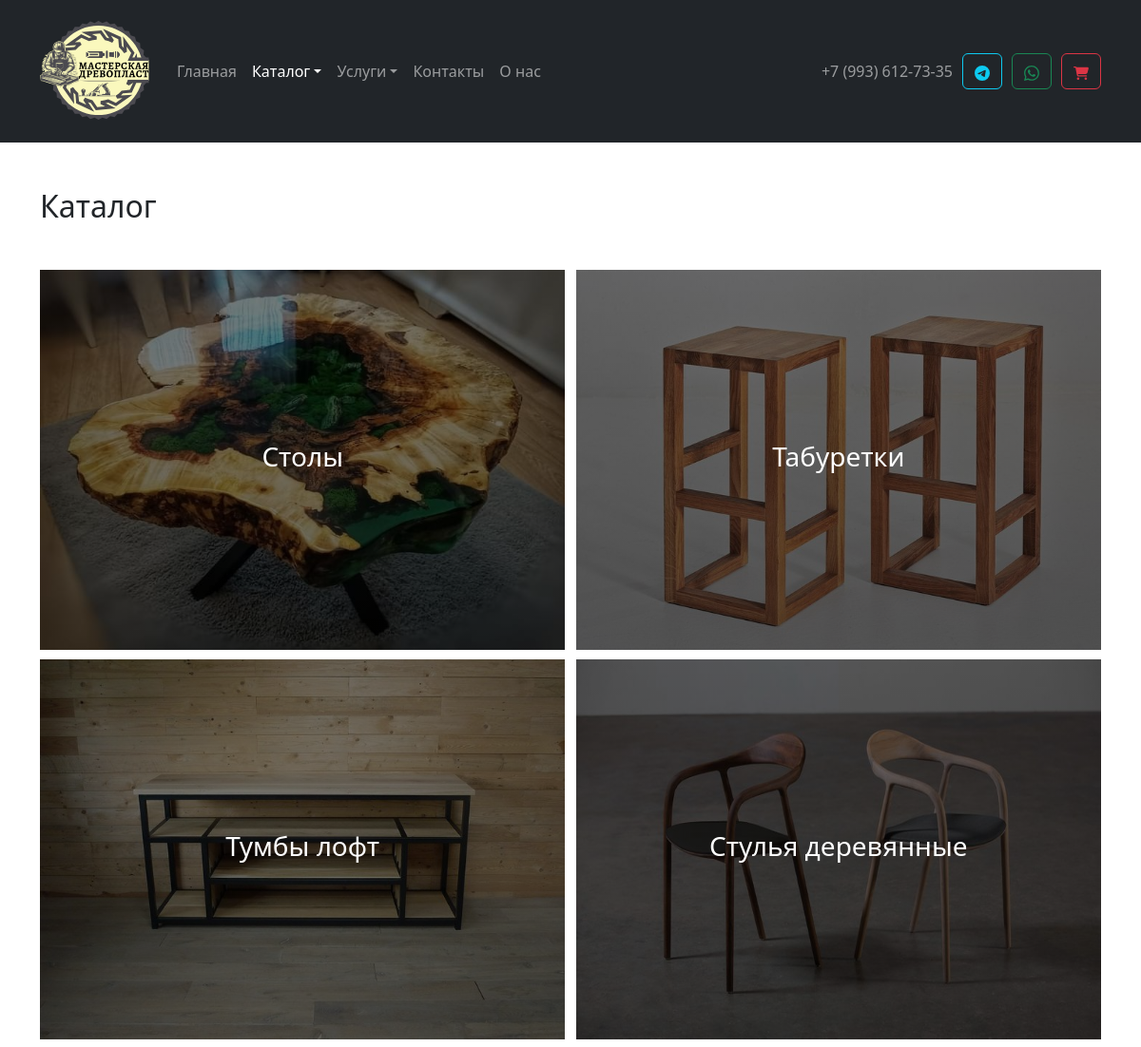
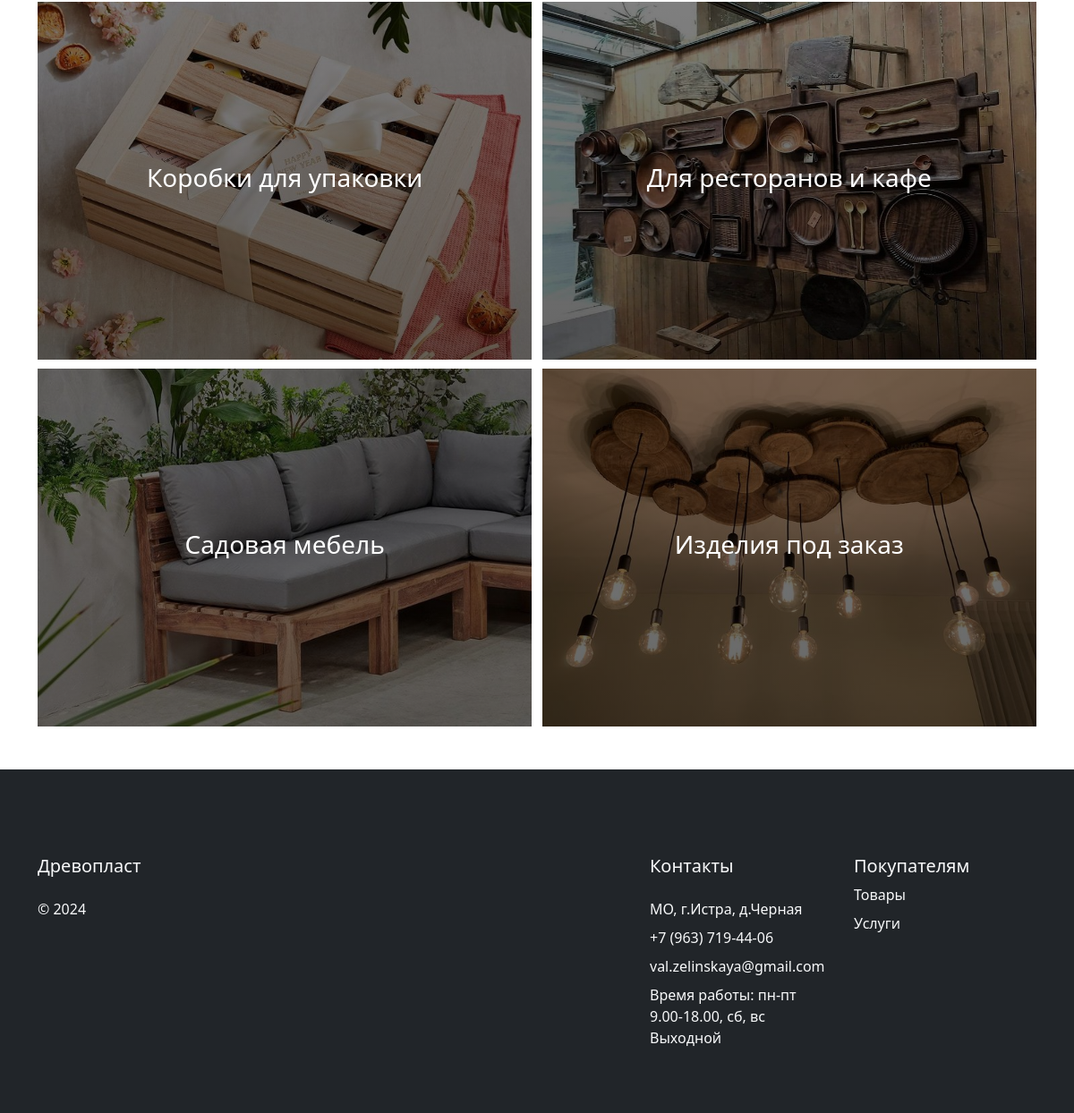
Screenshot of /catalog/index.php with the database file from the repository (2 pictures, top to bottom).
### tables this page shows
CREATE TABLE `categories` (
  `id` int(3) NOT NULL,
  `name` varchar(100) NOT NULL,
  `image` varchar(100) NOT NULL,
  `description` varchar(1000) NOT NULL,
  `category_link` varchar(50) NOT NULL,
  `category_order` int(11) NOT NULL COMMENT 'Порядок вывода на странице'
);

### catalog/index.php (the view, shortened to what this page needs)
<?
include_once $_SERVER['DOCUMENT_ROOT'] . "/modules/header.php";
require($_SERVER['DOCUMENT_ROOT'] . '/database/db.php');
$sql = 'SELECT * FROM categories';
$result = $conn->query($sql);
if ($result->num_rows != 0) {
  $subcategories = $result->fetch_all(MYSQLI_ASSOC);
}
?>
<div class="container my-5">
  <h2 class="mb-5">Каталог</h2>
  <div class="subcategories-wrapper d-flex justify-content-between">
    <?php foreach ($subcategories as $subcategory): ?>
      <div class="subcategory-card">
        <a href="<?= '/catalog/' . $subcategory['category_link'] ?>">
          <img class="subcategory-img" src="/assets/images/categories/<?= $subcategory['image']; ?>" alt="">
          <div class="ki-overlay">
            <div class="subcategory-name">
              <p class="h3"><?= $subcategory['name']; ?></p>
            </div>
          </div>
        </a>
      </div>
    <?php endforeach; ?>
  </div>
</div>
<? include_once $_SERVER['DOCUMENT_ROOT'] . "/modules/footer.php"; ?>

### assets/css/style.css (style rules this page uses)
body { min-height: 100vh; display: flex; flex-direction: column; }
.subcategories-wrapper { flex: 1; flex-wrap: wrap; row-gap: 10px; }
.subcategory-card { box-sizing: border-box; width: 49.5%; height: 400px; cursor: pointer; position: relative; }
.subcategory-img { width: 100%; height: 100%; position: absolute; }
.subcategory-name { text-align: center; }
.ki-overlay { position: absolute; width: 100%; height: 100%; display: flex; justify-content: center; align-items: center; opacity: 1; background: linear-gradient(to top, rgba(0, 0, 0, 0.60), rgba(0, 0, 0, 0.50)); transition: all .3s; color: #fff; }

### rows the page displays
categories: image (picture), name "Столы"
categories: image (picture), name "Табуретки"
categories: image (picture), name "Тумбы лофт"
categories: image (picture), name "Стулья деревянные"
categories: image (picture), name "Коробки для упаковки"
categories: image (picture), name "Для ресторанов и кафе"
categories: image (picture), name "Садовая мебель"
categories: image (picture), name "Изделия под заказ"
